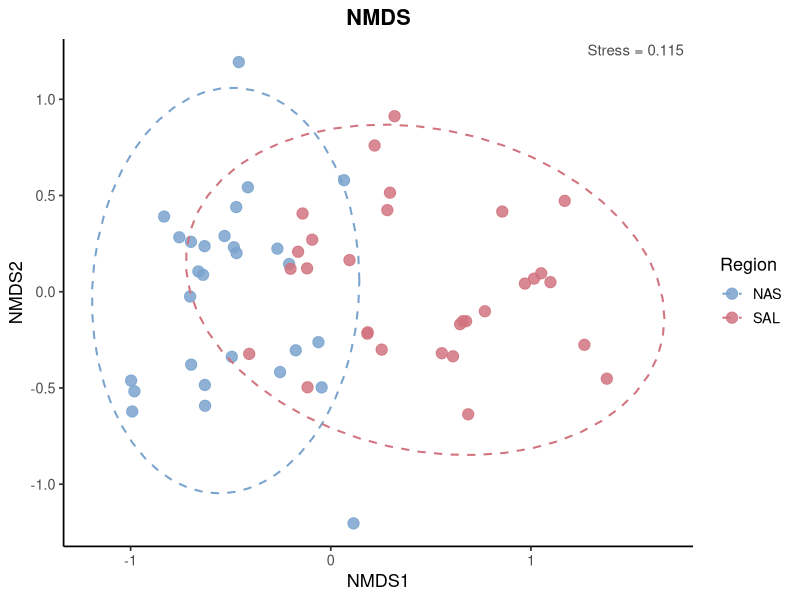
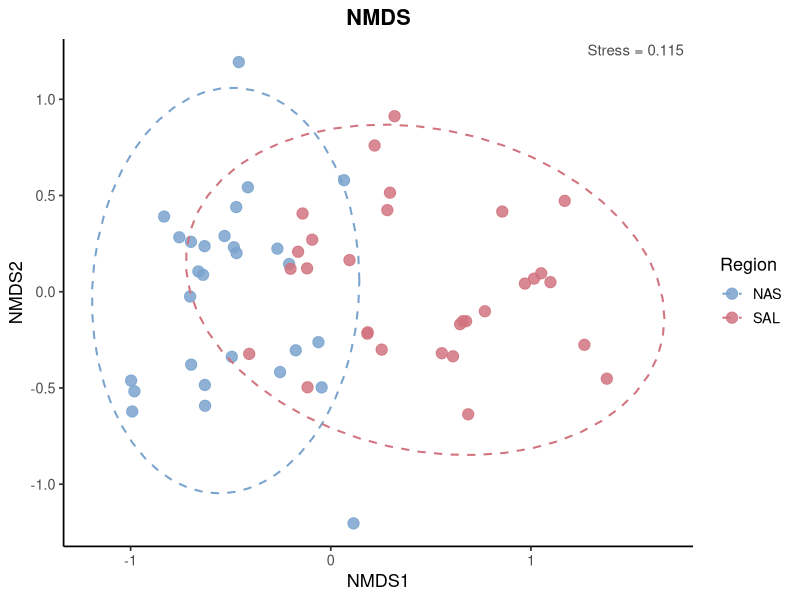

The R source for these figures, in order:
# Figure 3: NMDS ordination of the herbivore community (fourth-root transformation, Bray-Curtis)
#
# Runs NMDS on fourth-root transformed herbivore abundance data,  plots the ordination coloured by region (NAS / SAL), and saves
# the NMDS object for use in 07b_nmds_temperature.R (regressions & changepoints).
#
#
# Input:  data/dataset_eastMed_reefs_abundance_density.csv
# Output: data/nmds_fourth_root.rds
#         figures/NMDS_fourth_root.png

library(vegan)
library(ggplot2)


# --- Load data -------------------------------------------------------

data <- read.csv(
  "data/dataset_eastMed_reefs_abundance_density.csv",
  header = TRUE
)


# --- Fourth-root transformation --------------------------------------

species_cols <- c("pl", "al", "ss", "sl", "sr", "sc")
species_data <- data[, species_cols]

# Fourth-root transformation
species_transformed <- species_data^0.25

# Drop rows that are all zeros after transformation 
empty_rows <- rowSums(species_transformed) == 0
if (any(empty_rows)) {
  cat("Removing", sum(empty_rows), "empty row(s):", which(empty_rows), "\n")
  species_transformed <- species_transformed[!empty_rows, ]
  data               <- data[!empty_rows, ]
}


# --- Run NMDS --------------------------------------------------------

set.seed(123)
nmds <- metaMDS(species_transformed, distance = "bray", k = 2, trymax = 100)

cat("Stress value:", nmds$stress, "\n")


# --- Save NMDS object for 07b_nmds_temperature.R ---------------------------------
#

out_dir <- "data"
dir.create(out_dir, showWarnings = FALSE, recursive = TRUE)

saveRDS(nmds, file.path(out_dir, "nmds_fourth_root.rds"))
cat("NMDS object saved to: data/nmds_fourth_root.rds\n")


# --- Plot ordination -------------------------------------------------

nmds_scores         <- as.data.frame(scores(nmds, display = "sites"))
nmds_scores$region  <- data$region

region_colors <- c("NAS" = "#7aa3cd", "SAL" = "#d17480")

ggplot(nmds_scores, aes(x = NMDS1, y = NMDS2, color = region)) +
  geom_point(size = 3.5, alpha = 0.85) +
  scale_color_manual(values = region_colors) +
  stat_ellipse(aes(group = region), type = "t",
               linetype = "dashed", linewidth = 0.7) +
  annotate("text", x = Inf, y = Inf,
           label = paste0("Stress = ", round(nmds$stress, 3)),
           hjust = 1.1, vjust = 1.5, size = 3.8, color = "grey30") +
  labs(title = "NMDS",
       x = "NMDS1", y = "NMDS2", color = "Region") +
  theme_classic(base_size = 13) +
  theme(
    legend.position  = "right",
    plot.title       = element_text(face = "bold", hjust = 0.5)
  )

fig_dir <- "figures"
dir.create(fig_dir, showWarnings = FALSE, recursive = TRUE)

ggsave(
  file.path(fig_dir, "NMDS_fourth_root.png"),
  dpi = 300, width = 8, height = 10, units = "in"
)
